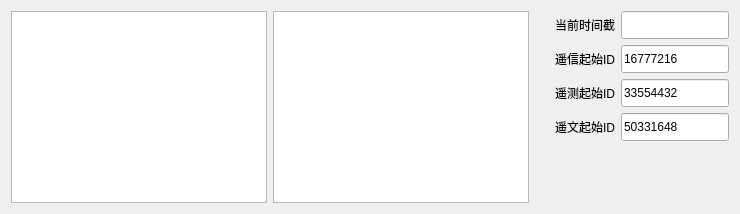
       <widget class="QWidget" name="tab_10">
        <attribute name="title">
         <string>参考与其它</string>
        </attribute>
        <layout class="QHBoxLayout" name="horizontalLayout_34">
         <item>
          <widget class="QPlainTextEdit" name="plainTextEdit_2"/>
         </item>
         <item>
          <widget class="QPlainTextEdit" name="plainTextEdit"/>
         </item>
         <item>
          <layout class="QVBoxLayout" name="verticalLayout_12">
           <item>
            <layout class="QHBoxLayout" name="horizontalLayout_30">
             <item>
              <widget class="QLabel" name="label_11">
               <property name="minimumSize">
                <size>
                 <width>80</width>
                 <height>0</height>
                </size>
               </property>
               <property name="text">
                <string>当前时间截</string>
               </property>
               <property name="alignment">
                <set>Qt::AlignRight|Qt::AlignTrailing|Qt::AlignVCenter</set>
               </property>
              </widget>
             </item>
             <item>
              <widget class="QLineEdit" name="currentDtEd">
               <property name="minimumSize">
                <size>
                 <width>0</width>
                 <height>28</height>
                </size>
               </property>
              </widget>
             </item>
            </layout>
           </item>
           <item>
            <layout class="QHBoxLayout" name="horizontalLayout_31">
             <item>
              <widget class="QLabel" name="label_12">
               <property name="minimumSize">
                <size>
                 <width>80</width>
                 <height>0</height>
                </size>
               </property>
               <property name="text">
                <string>遥信起始ID</string>
               </property>
               <property name="alignment">
                <set>Qt::AlignRight|Qt::AlignTrailing|Qt::AlignVCenter</set>
               </property>
              </widget>
             </item>
             <item>
              <widget class="QLineEdit" name="currentYxMinIdEd">
               <property name="minimumSize">
                <size>
                 <width>0</width>
                 <height>28</height>
                </size>
               </property>
               <property name="text">
                <string>16777216</string>
               </property>
              </widget>
             </item>
            </layout>
           </item>
           <item>
            <layout class="QHBoxLayout" name="horizontalLayout_32">
             <item>
              <widget class="QLabel" name="label_13">
               <property name="minimumSize">
                <size>
                 <width>80</width>
                 <height>0</height>
                </size>
               </property>
               <property name="text">
                <string>遥测起始ID</string>
               </property>
               <property name="alignment">
                <set>Qt::AlignRight|Qt::AlignTrailing|Qt::AlignVCenter</set>
               </property>
              </widget>
             </item>
             <item>
              <widget class="QLineEdit" name="currentYcMinIdEd">
               <property name="minimumSize">
                <size>
                 <width>0</width>
                 <height>28</height>
                </size>
               </property>
               <property name="text">
                <string>33554432</string>
               </property>
              </widget>
             </item>
            </layout>
           </item>
           <item>
            <layout class="QHBoxLayout" name="horizontalLayout_33">
             <item>
              <widget class="QLabel" name="label_14">
               <property name="minimumSize">
                <size>
                 <width>80</width>
                 <height>0</height>
                </size>
               </property>
               <property name="text">
                <string>遥文起始ID</string>
               </property>
               <property name="alignment">
                <set>Qt::AlignRight|Qt::AlignTrailing|Qt::AlignVCenter</set>
               </property>
              </widget>
             </item>
             <item>
              <widget class="QLineEdit" name="currentYwMinIdEd">
               <property name="minimumSize">
                <size>
                 <width>0</width>
                 <height>28</height>
                </size>
               </property>
               <property name="text">
                <string>50331648</string>
               </property>
              </widget>
             </item>
            </layout>
           </item>
           <item>
            <spacer name="verticalSpacer_8">
             <property name="orientation">
              <enum>Qt::Vertical</enum>
             </property>
             <property name="sizeHint" stdset="0">
              <size>
               <width>20</width>
               <height>40</height>
              </size>
             </property>
            </spacer>
           </item>
          </layout>
         </item>
        </layout>
       </widget>
